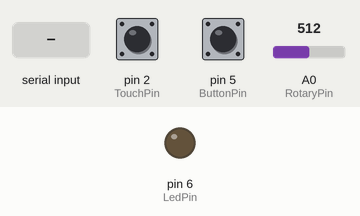
Bench run of a sketch on a simulated Arduino Uno, built with avr-gcc and run on an emulated ATmega328P. On the bench: output pins drawn as LEDs (lit = HIGH). The test bench sets the inputs (shaded band); at power-on: pin 2 (TouchPin) LOW, pin 5 (ButtonPin) LOW, A0 (RotaryPin) = 512. What the sketch prints to the serial monitor is not drawn.

Above: at 1.2 s.
1.3 s: "H" received over Serial
At 2.4 s:
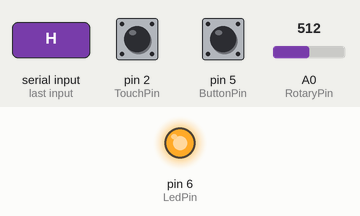
2.8 s: "L" received over Serial
At 3.7 s:
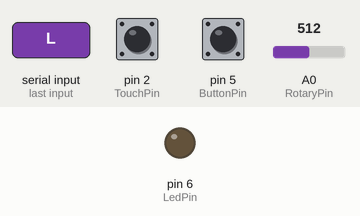
Timing chart, 0 to 5.8 s (numbered marks = the images above; inputs shaded):
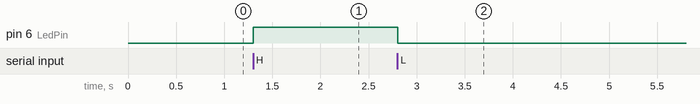

The sketch:

Digital_Fidgeter_Arduino.ino
```cpp
const int TouchPin = 2;
const int LedPin = 6;
const int ButtonPin = 5;
const int RotaryPin = A0;
int incomingByte;

int ledState = HIGH;
int buttonState;
int lastButtonState = LOW;

unsigned long lastDebounceTime = 0;
unsigned long debounceDelay = 50;

int ADC_REF = 5;
int GROVE_VCV = 5;
int FULL_ANGLE = 300;


void setup()
{
  Serial.begin(9600);
  pinMode(6, OUTPUT);
  pinMode(2, INPUT);
  pinMode(5, INPUT);
}

void loop()
{
  if (Serial.available() > 0) {
    incomingByte = Serial.read();
  }

  //LED Pin
  if (incomingByte == 'H') {
    digitalWrite(6, HIGH);
  }
  if (incomingByte == 'L') {
    digitalWrite(6, LOW);
  }

  //Touch Pin
   if(digitalRead(TouchPin) == 1){
    Serial.print(4);
   }
   else{
     Serial.print(6);
   }


  //Button Pin
  int reading = digitalRead(ButtonPin);
  if(reading != lastButtonState){
    lastDebounceTime = millis();
  }
  if((millis() - lastDebounceTime) > debounceDelay){
    if(reading != buttonState){
      buttonState = reading;
      if(buttonState == HIGH){
        Serial.print(7);
      }
      else{
        Serial.print(8);
      }
    }
  }
  lastButtonState = reading;
  /* if(digitalRead(ButtonPin) == 1 ){
     Serial.write(1);
    }*/

  //Rotary Pin
  float voltage;
  int rotary_value = analogRead(RotaryPin);
  voltage = (float)rotary_value*ADC_REF/1023;
  float degrees = (voltage*FULL_ANGLE)/GROVE_VCV;
  if((degrees > 0) && (degrees < 100)){
    Serial.print(1);
  }
  else if ((degrees >= 100) && (degrees < 200)){
    Serial.print(2);
  }
  else if ((degrees >=200) && (degrees < 300)){
    Serial.print(3);
  }

}
```

Measured:
- after the input at 1.3 s, pin 6 (LedPin): LOW → HIGH at once
- after the input at 2.8 s, pin 6 (LedPin): HIGH → LOW at once
